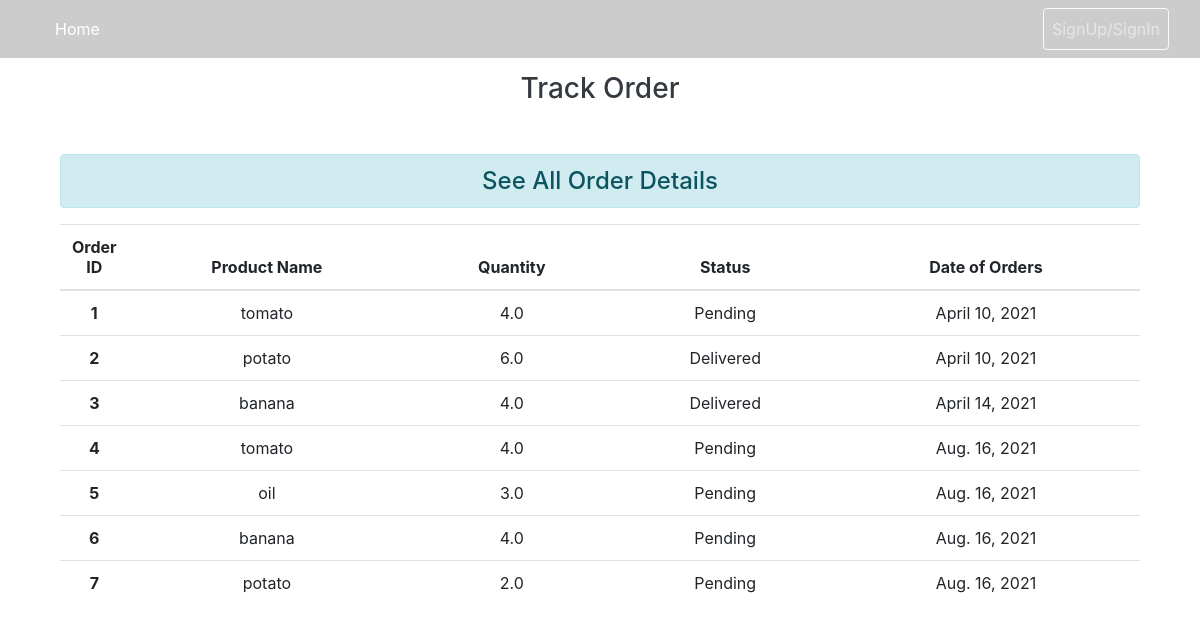
The page /orderlist/ on the database its author committed.
### main/models.py (models this page shows, shortened)
class CustomerOrder(models.Model):
    STATUS_CHOICE = (
        ('Delivered', 'Delivered'),
        ('Pending', 'Pending'),
    )
    customer = models.ForeignKey(User, on_delete=models.CASCADE, null=True)
    product = models.ForeignKey(Product, on_delete=models.CASCADE)
    quantity = models.FloatField()
    status = models.CharField(max_length=10, choices=STATUS_CHOICE)
    created_date = models.DateField(auto_now_add=True)

class Product(models.Model):
    name = models.CharField(max_length=120)
    farmer = models.ForeignKey(User, on_delete=models.CASCADE)
    quantity = models.FloatField()
    price = models.FloatField()
    created_date = models.DateField(auto_now_add=True)

### main/views.py (the view)
# urls.py: path('orderlist/',main_views.order_list,name='orderlist'),
def order_list(request):
        product = Product.objects.all()
        orderlist = CustomerOrder.objects.all()
        context = {
                'orderlist': orderlist,
                'product': product
        }
        return render (request, 'main/orderlist.html', context)

### main/templates/main/orderlist.html (shortened to what this page needs)
{{orderlists.status}} {% load static %}
<link rel="stylesheet" href="https://stackpath.bootstrapcdn.com/bootstrap/4.5.2/css/bootstrap.min.css"> {% include 'main/partials/navbar.html' %}
<div class="container">
    <div class="col-md-12">
        <h3 class="text-dark my-5 text-center">Track Order</h3>
        <h4 class="text-center alert alert-info my-3">See All Order Details</h4>
        {% if orderlist %}
        <table class="table">
            <thead>
                <tr class="text-center">
                    <th scope="col" style="width: 5%;">Order ID</th>
                    <th scope="col" style="width: 26%;">Product Name</th>
                    <th scope="col" style="width: 20%;">Quantity</th>
                    <th scope="col" style="width: 20%;">Status</th>
                    <th scope="col" style="width: 30%;">Date of Orders</th>
                </tr>
            </thead>
            <tbody>
                {% for orderlists in orderlist %}
                <tr class="text-center">
                    <th scope="row">{{orderlists.id}} </th>
                    <td scope="row">{{orderlists.product.name}}</td>
                    <td scope="row">{{orderlists.quantity}}</td>
                    <td scope="row">{{orderlists.status}}</td>
                    <td scope="row">{{orderlists.created_date}}</td>
                </tr>
                {% endfor %}
            </tbody>
        </table>
        {% endif %}
    </div>
</div>

### rows shown on the page
CustomerOrder: id "1", product.name "tomato", quantity "4.0", status "Pending", created_date "April 10, 2021"
CustomerOrder: id "2", product.name "potato", quantity "6.0", status "Delivered", created_date "April 10, 2021"
CustomerOrder: id "3", product.name "banana", quantity "4.0", status "Delivered", created_date "April 14, 2021"
CustomerOrder: id "4", product.name "tomato", quantity "4.0", status "Pending", created_date "Aug. 16, 2021"
CustomerOrder: id "5", product.name "oil", quantity "3.0", status "Pending", created_date "Aug. 16, 2021"
CustomerOrder: id "6", product.name "banana", quantity "4.0", status "Pending", created_date "Aug. 16, 2021"
CustomerOrder: id "7", product.name "potato", quantity "2.0", status "Pending", created_date "Aug. 16, 2021"
